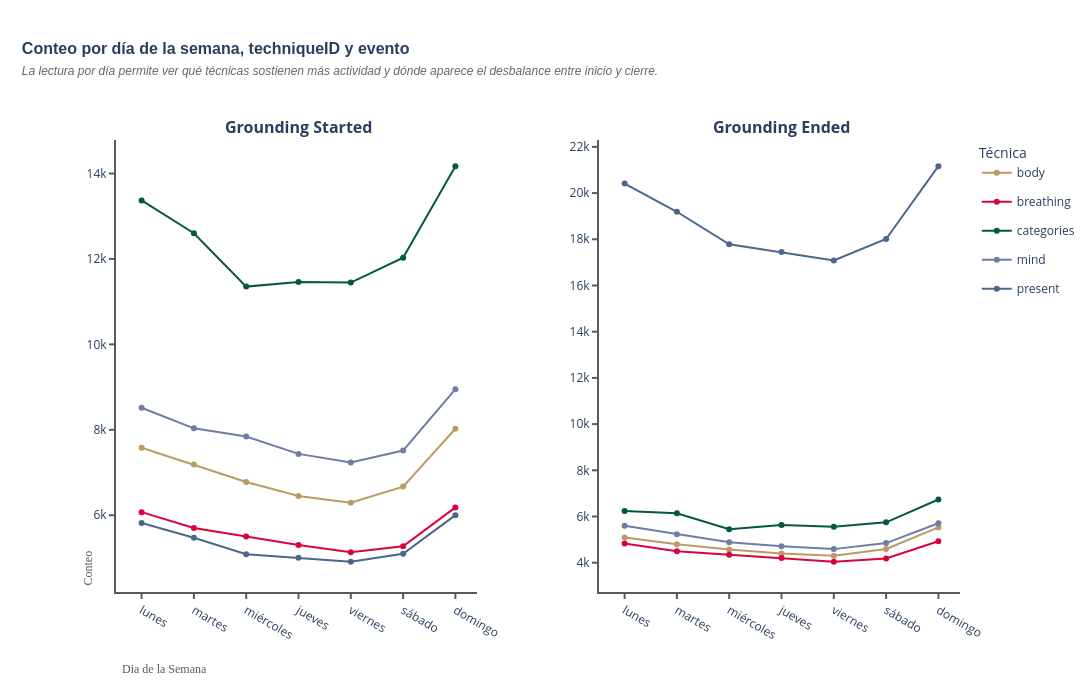

The cell this chart's notebook holds for it:
### Code cell
#? 3. Exploracion de agregacion diaria de la cantidad de eventos disparados por tipo de anclaje y segmentados por tipo de evento

from plotly.subplots import make_subplots
import plotly.graph_objects as go

#? Agregacion directa desde el dataframe con columnas OHE
agrupacion_dia_semana_tech = (
    data_cleaned.groupby(['dia_semana_num', 'dia_semana', 'techniqueID'])[['Grounding Started', 'Grounding Ended']]
    .sum()
    .reset_index()
)

events = ['Grounding Started', 'Grounding Ended']
fig = make_subplots(
    rows=1, cols=2,
    subplot_titles=[f'<b>{e}</b>' for e in events],
    horizontal_spacing=0.15
)

techniques = agrupacion_dia_semana_tech['techniqueID'].unique()
shown_legends = set()

for col_idx, event in enumerate(events, start=1):
    for tech in techniques:
        tech_data = (agrupacion_dia_semana_tech[agrupacion_dia_semana_tech['techniqueID'] == tech])
        show_legend = tech not in shown_legends
        shown_legends.add(tech)
        fig.add_trace(
            go.Scatter(
                x=tech_data['dia_semana'],
                y=tech_data[event],
                mode='lines+markers',
                name=tech,
                legendgroup=tech,
                showlegend=show_legend,
                line=dict(color=TECHNIQUE_COLORS.get(tech)),
                customdata=techniques,
                hovertemplate=f"""
                %{{x}}<br>Eventos:%{{y:,.0f}}<br>Técnica: {tech}<extra></extra>
                """
            ),
            row=1, col=col_idx
        )

apply_dashboard_theme(
    fig,
    'Conteo por día de la semana, techniqueID y evento',
    'La lectura por día permite ver qué técnicas sostienen más actividad y dónde aparece el desbalance entre inicio y cierre.',
    height=680,
)
apply_dashboard_axes(fig, x_label='Dia de la Semana', y_label='Conteo',x_axis_label_distance=-0.2,y_axis_label_distance=-0.05)
fig.update_layout(legend_title='Técnica', hovermode='closest')

fig.show()

### Figure 1 — Plotly figure (JSON) as saved in the notebook; plotly's stock layout.template omitted (floating-point values rounded to 4 significant figures)
{"data": [{"customdata": ["body", "breathing", "categories", "mind", "present"], "hovertemplate": "\n                %{x}<br>Eventos:%{y:,.0f}<br>Técnica: body<extra></extra>\n                ", "legendgroup": "body", "line": {"color": "#BA9B65"}, "mode": "lines+markers", "name": "body", "showlegend": true, "x": ["lunes", "martes", "miércoles", "jueves", "viernes", "sábado", "domingo"], "y": [7580, 7188, 6781, 6450, 6294, 6671, 8025], "type": "scatter", "xaxis": "x", "yaxis": "y"}, {"customdata": ["body", "breathing", "categories", "mind", "present"], "hovertemplate": "\n                %{x}<br>Eventos:%{y:,.0f}<br>Técnica: breathing<extra></extra>\n                ", "legendgroup": "breathing", "line": {"color": "#D9043D"}, "mode": "lines+markers", "name": "breathing", "showlegend": true, "x": ["lunes", "martes", "miércoles", "jueves", "viernes", "sábado", "domingo"], "y": [6073, 5701, 5506, 5302, 5133, 5273, 6185], "type": "scatter", "xaxis": "x", "yaxis": "y"}, {"customdata": ["body", "breathing", "categories", "mind", "present"], "hovertemplate": "\n                %{x}<br>Eventos:%{y:,.0f}<br>Técnica: categories<extra></extra>\n                ", "legendgroup": "categories", "line": {"color": "#025940"}, "mode": "lines+markers", "name": "categories", "showlegend": true, "x": ["lunes", "martes", "miércoles", "jueves", "viernes", "sábado", "domingo"], "y": [13370, 12601, 11353, 11460, 11447, 12030, 14172], "type": "scatter", "xaxis": "x", "yaxis": "y"}, {"customdata": ["body", "breathing", "categories", "mind", "present"], "hovertemplate": "\n                %{x}<br>Eventos:%{y:,.0f}<br>Técnica: mind<extra></extra>\n                ", "legendgroup": "mind", "line": {"color": "#6F7DA6"}, "mode": "lines+markers", "name": "mind", "showlegend": true, "x": ["lunes", "martes", "miércoles", "jueves", "viernes", "sábado", "domingo"], "y": [8518, 8035, 7845, 7437, 7238, 7515, 8951], "type": "scatter", "xaxis": "x", "yaxis": "y"}, {"customdata": ["body", "breathing", "categories", "mind", "present"], "hovertemplate": "\n                %{x}<br>Eventos:%{y:,.0f}<br>Técnica: present<extra></extra>\n                ", "legendgroup": "present", "line": {"color": "#4A678C"}, "mode": "lines+markers", "name": "present", "showlegend": true, "x": ["lunes", "martes", "miércoles", "jueves", "viernes", "sábado", "domingo"], "y": [5818, 5475, 5089, 5006, 4910, 5101, 6003], "type": "scatter", "xaxis": "x", "yaxis": "y"}, {"customdata": ["body", "breathing", "categories", "mind", "present"], "hovertemplate": "\n                %{x}<br>Eventos:%{y:,.0f}<br>Técnica: body<extra></extra>\n                ", "legendgroup": "body", "line": {"color": "#BA9B65"}, "mode": "lines+markers", "name": "body", "showlegend": false, "x": ["lunes", "martes", "miércoles", "jueves", "viernes", "sábado", "domingo"], "y": [5096, 4801, 4573, 4403, 4301, 4592, 5527], "type": "scatter", "xaxis": "x2", "yaxis": "y2"}, {"customdata": ["body", "breathing", "categories", "mind", "present"], "hovertemplate": "\n                %{x}<br>Eventos:%{y:,.0f}<br>Técnica: breathing<extra></extra>\n                ", "legendgroup": "breathing", "line": {"color": "#D9043D"}, "mode": "lines+markers", "name": "breathing", "showlegend": false, "x": ["lunes", "martes", "miércoles", "jueves", "viernes", "sábado", "domingo"], "y": [4830, 4493, 4341, 4203, 4037, 4186, 4929], "type": "scatter", "xaxis": "x2", "yaxis": "y2"}, {"customdata": ["body", "breathing", "categories", "mind", "present"], "hovertemplate": "\n                %{x}<br>Eventos:%{y:,.0f}<br>Técnica: categories<extra></extra>\n                ", "legendgroup": "categories", "line": {"color": "#025940"}, "mode": "lines+markers", "name": "categories", "showlegend": false, "x": ["lunes", "martes", "miércoles", "jueves", "viernes", "sábado", "domingo"], "y": [6239, 6138, 5453, 5630, 5555, 5746, 6736], "type": "scatter", "xaxis": "x2", "yaxis": "y2"}, {"customdata": ["body", "breathing", "categories", "mind", "present"], "hovertemplate": "\n                %{x}<br>Eventos:%{y:,.0f}<br>Técnica: mind<extra></extra>\n                ", "legendgroup": "mind", "line": {"color": "#6F7DA6"}, "mode": "lines+markers", "name": "mind", "showlegend": false, "x": ["lunes", "martes", "miércoles", "jueves", "viernes", "sábado", "domingo"], "y": [5595, 5235, 4890, 4715, 4588, 4848, 5709], "type": "scatter", "xaxis": "x2", "yaxis": "y2"}, {"customdata": ["body", "breathing", "categories", "mind", "present"], "hovertemplate": "\n                %{x}<br>Eventos:%{y:,.0f}<br>Técnica: present<extra></extra>\n                ", "legendgroup": "present", "line": {"color": "#4A678C"}, "mode": "lines+markers", "name": "present", "showlegend": false, "x": ["lunes", "martes", "miércoles", "jueves", "viernes", "sábado", "domingo"], "y": [20414, 19191, 17786, 17446, 17082, 18013, 21166], "type": "scatter", "xaxis": "x2", "yaxis": "y2"}], "layout": {"xaxis": {"anchor": "y", "domain": [0.0, 0.425], "showgrid": false, "title": {"text": ""}, "showline": true, "linewidth": 2, "linecolor": "#5A5A5C", "tickangle": 30, "ticks": "outside", "tickwidth": 2, "tickcolor": "#5A5A5C"}, "yaxis": {"anchor": "x", "domain": [0.0, 1.0], "showgrid": false, "title": {"text": ""}, "showline": true, "linewidth": 2, "linecolor": "#5A5A5C", "ticks": "outside", "tickwidth": 2, "tickcolor": "#5A5A5C"}, "xaxis2": {"anchor": "y2", "domain": [0.575, 1.0], "showgrid": false, "title": {"text": ""}, "showline": true, "linewidth": 2, "linecolor": "#5A5A5C", "tickangle": 30, "ticks": "outside", "tickwidth": 2, "tickcolor": "#5A5A5C"}, "yaxis2": {"anchor": "x2", "domain": [0.0, 1.0], "showgrid": false, "title": {"text": ""}, "showline": true, "linewidth": 2, "linecolor": "#5A5A5C", "ticks": "outside", "tickwidth": 2, "tickcolor": "#5A5A5C"}, "annotations": [{"font": {"size": 16}, "showarrow": false, "text": "<b>Grounding Started</b>", "x": 0.2125, "xanchor": "center", "xref": "paper", "y": 1.0, "yanchor": "bottom", "yref": "paper"}, {"font": {"size": 16}, "showarrow": false, "text": "<b>Grounding Ended</b>", "x": 0.7875, "xanchor": "center", "xref": "paper", "y": 1.0, "yanchor": "bottom", "yref": "paper"}, {"font": {"color": "#5A5A5C", "family": "Arial Black", "size": 12}, "showarrow": false, "text": "Dia de la Semana", "x": 0, "xanchor": "left", "xref": "paper", "y": -0.2, "yanchor": "bottom", "yref": "paper"}, {"font": {"color": "#5A5A5C", "family": "Arial Black", "size": 12}, "showarrow": false, "text": "Conteo", "textangle": -90, "x": -0.05, "xanchor": "left", "xref": "paper", "y": 0, "yanchor": "bottom", "yref": "paper"}], "title": {"font": {"size": 16, "family": "Arial"}, "text": "<b>Conteo por día de la semana, techniqueID y evento</b><br><i><span style='font-size:12px;font-weight:200;color:#666'>La lectura por día permite ver qué técnicas sostienen más actividad y dónde aparece el desbalance entre inicio y cierre.</span></i>", "x": 0.02, "xanchor": "left", "y": 0.92}, "margin": {"l": 120, "r": 120, "b": 70, "t": 140, "pad": 4}, "autosize": false, "width": 1200, "height": 680, "paper_bgcolor": "white", "plot_bgcolor": "white", "legend": {"title": {"text": "Técnica"}}, "hovermode": "closest"}}
